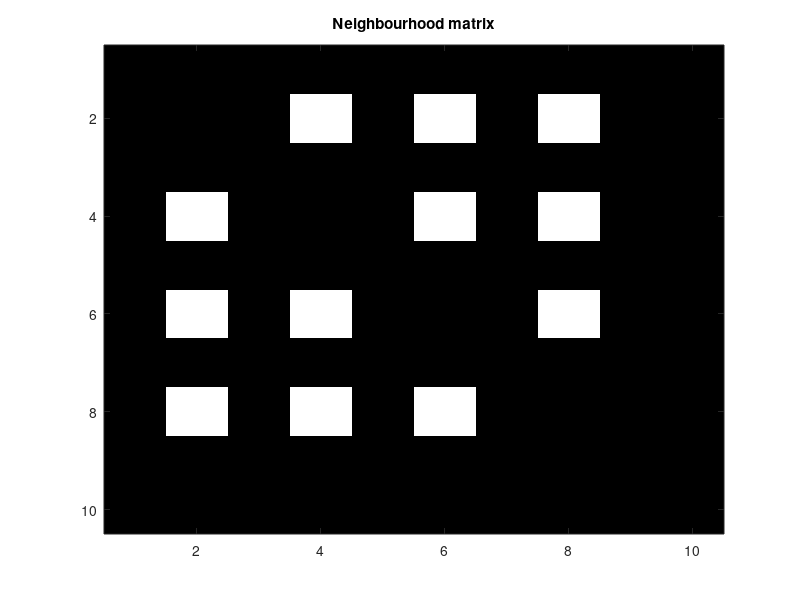

Recreate this plot in MATLAB. (Note: this script raises an error after producing the figure.)
function limo_clustering_testing

% routine to check that the limo_clustering functions do what they are
% supposed to -- it simulates a matrix 10 electrodes * 4 freqencies * 6
% time points. Electrodes 2 4 6 8 are neighbours and various amont of 
% signal is introduced there, the rest is 0. Each time one tests if the
% mask of 'significant' values corresponds to the data
% 
% Cyril Pernet 16 May 2014
% ------------------------------
%  Copyright (C) LIMO Team 2019

NullData = zeros(10,4,6);
Neighbour = zeros(10,10);
Neighbour(2,4) = 1; Neighbour(2,6) = 1; Neighbour(2,8) = 1;
Neighbour(4,2) = 1; Neighbour(4,6) = 1; Neighbour(4,8) = 1;
Neighbour(6,2) = 1; Neighbour(6,4) = 1; Neighbour(6,8) = 1;
Neighbour(8,2) = 1; Neighbour(8,4) = 1; Neighbour(8,6) = 1;
figure; imagesc(Neighbour); colormap('gray'); title('Neighbourhood matrix')

elec_display = [1 3 5 7 9 10 2 4 6 8]; % indices to look at data
elec_signal = [2 4 6 8]; % indices to input signal

%% signal = 1 over 2 frequencies and 3 time points
Data = NullData;
Data(elec_signal,2:3,3:5) = 1; % 4 elect 2 freq 3 time
 
% let's do an ERP one one electrode, we call limo_ecluster_test
one_d = squeeze(Data(2,2,:))';
expected_cluster_mass = sum(one_d(:));
th.elec = expected_cluster_mass; % threshold for the cluster
sigcluster = limo_ecluster_test(one_d,(1-one_d),th,0.5);
if sum(sigcluster.elec == one_d) == numel(one_d)
    fprintf('Clustering of 1D data is ok \n')
else
    fprintf('ERROR Clustering of 1D data failed\n')
end

% let's do an ERP over several electrodes, we can call limo_ecluster_test
% or call limo_cluster_test

two_d = squeeze(Data(2,:,:));
expected_cluster_mass = sum(two_d(:));

% let's do an ERSP over several electrodes, we can call limo_ecluster_test
% or call limo_cluster_test (which calls limo_ft_findcluster)

[posclusterslabelmat,nposclusters] = limo_ft_findcluster(Data,Neighbour,2);
test = posclusterslabelmat == Data;
if sum(test(:)) == numel(Data)
    fprintf('Clustering of 3D data is ok \n')
else
    fprintf('ERROR Clustering of 3D data failed\n')
end
